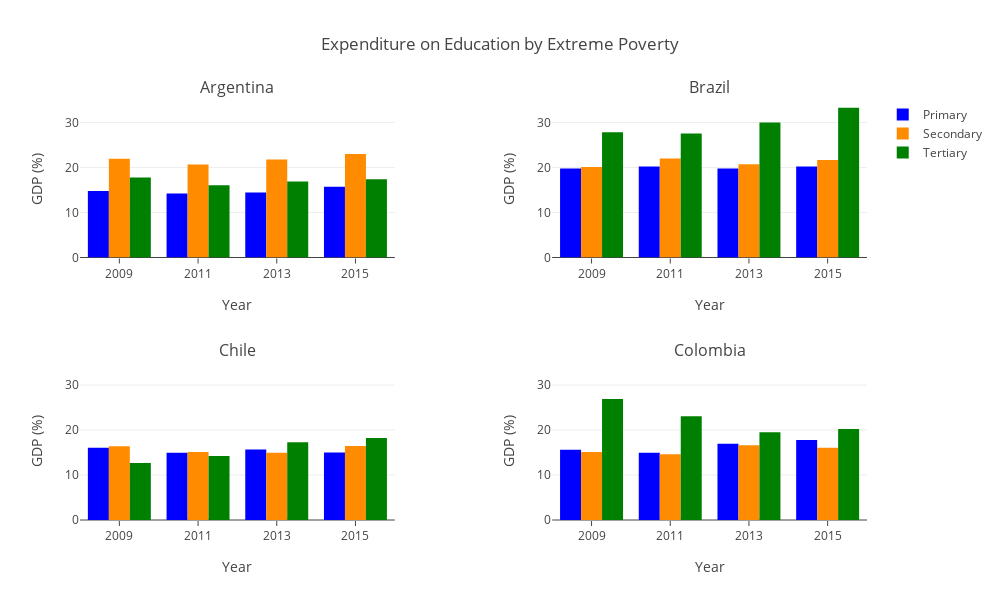

The notebook cell this image was saved under:
### Code cell
# fig = go.Figure(layout=go.Layout(xaxis=dict(showline=False)))

fig = tools.make_subplots(
        rows=2, 
        cols=2, 
        subplot_titles=[str(c) for c in education_by_country_selected['Country Name'].unique()],
        vertical_spacing=0.25,
        horizontal_spacing=0.20)

primary = []
secondary = []
tertiary = []

for country_name in education_by_country_selected['Country Name'].unique():
    
    edu_by_region = education_by_country_selected[education_by_country_selected['Country Name'] == country_name]
    
    
    trace1 = go.Bar(
        x=x_years,
        y=edu_by_region['Government expenditure per student, primary (% of GDP)'],
        name='Primary',
        showlegend=False,
        marker=go.bar.Marker(color='Blue'),
    )
    
    trace2 = go.Bar(
        x=x_years,
        y=edu_by_region['Government expenditure per student, secondary (% of GDP)'],
        name='Secondary',
        showlegend=False,
        marker=go.bar.Marker(color='darkorange'),
    )

    trace3 = go.Bar(
        x=x_years,
        y=edu_by_region['Government expenditure per student, tertiary (% of GDP)'],
        name='Tertiary',
        showlegend=False,
        marker=go.bar.Marker(color='Green'),

    )
    
    primary.append(trace1)
    secondary.append(trace2)
    tertiary.append(trace3)

for i in range(4):
    col = i % 2 + 1
    row = i // 2 + 1
    
    primary[0]['showlegend'] = True
    secondary[0]['showlegend'] = True
    tertiary[0]['showlegend'] = True
    
    if i < 4:
        fig.append_trace(primary[i], row, col)
        fig.append_trace(secondary[i], row, col)
        fig.append_trace(tertiary[i], row, col)
        
# for i in range(4):
#     fig['data'][2*i+1].update(yaxis='y{one}'.format(one=5+i)) 

fig['layout'].update(go.Layout(
                        title='Expenditure on Education by Extreme Poverty',
                        height=600,
                        width=1000,
    
                        xaxis1 = go.layout.XAxis(title='Year', tickmode='array', ticklen=5),
                        xaxis2 = go.layout.XAxis(title='Year', tickmode='array', ticklen=5),
                        xaxis3 = go.layout.XAxis(title='Year', tickmode='array', ticklen=5),
                        xaxis4 = go.layout.XAxis(title='Year', tickmode='array', ticklen=5),
                        
                        yaxis1 = go.layout.YAxis(title='GDP (%)', range=[0, 35]),
                        yaxis2 = go.layout.YAxis(title='GDP (%)', range=[0, 35]),
                        yaxis3 = go.layout.YAxis(title='GDP (%)', range=[0, 35]),
                        yaxis4 = go.layout.YAxis(title='GDP (%)', range=[0, 35]),
                        
#                         yaxis5 = go.layout.YAxis(title='GDP (%)', overlaying='y1', anchor='x1', side='right', showgrid=False, range=[0,8]),
#                         yaxis6 = go.layout.YAxis(title='GDP (%)', overlaying='y2', anchor='x2', side='right', showgrid=False, range=[0,8]),
#                         yaxis7 = go.layout.YAxis(title='GDP (%)', overlaying='y3', anchor='x3', side='right', showgrid=False, range=[0,8]),
#                         yaxis8 = go.layout.YAxis(title='GDP (%)', overlaying='y4', anchor='x4', side='right', showgrid=False, range=[0,8]),
                        
                        )
                    )

py(fig)

### Figure 1 — Plotly figure (JSON) as saved in the notebook; plotly's stock layout.template omitted (floating-point values rounded to 4 significant figures)
{"data": [{"marker": {"color": "Blue"}, "name": "Primary", "showlegend": true, "type": "bar", "uid": "1631d5da-d1ff-4bef-b8ba-70ff77ed832b", "x": ["2009", "2011", "2013", "2015"], "xaxis": "x", "y": [14.8, 14.24, 14.44, 15.71], "yaxis": "y"}, {"marker": {"color": "darkorange"}, "name": "Secondary", "showlegend": true, "type": "bar", "uid": "bfce091d-cddf-43d3-b9c8-56161c93466b", "x": ["2009", "2011", "2013", "2015"], "xaxis": "x", "y": [21.97, 20.68, 21.76, 23.01], "yaxis": "y"}, {"marker": {"color": "Green"}, "name": "Tertiary", "showlegend": true, "type": "bar", "uid": "7e63dcdd-e3dc-44d6-9afb-6b6ec817e459", "x": ["2009", "2011", "2013", "2015"], "xaxis": "x", "y": [17.79, 16.08, 16.9, 17.36], "yaxis": "y"}, {"marker": {"color": "Blue"}, "name": "Primary", "showlegend": false, "type": "bar", "uid": "13d8e8f0-bcd0-4354-8153-b56519b92e30", "x": ["2009", "2011", "2013", "2015"], "xaxis": "x2", "y": [19.76, 20.25, 19.8, 20.2], "yaxis": "y2"}, {"marker": {"color": "darkorange"}, "name": "Secondary", "showlegend": false, "type": "bar", "uid": "5daed600-543e-4145-a32a-3d6cde2c5878", "x": ["2009", "2011", "2013", "2015"], "xaxis": "x2", "y": [20.11, 21.98, 20.71, 21.68], "yaxis": "y2"}, {"marker": {"color": "Green"}, "name": "Tertiary", "showlegend": false, "type": "bar", "uid": "5f1ce0a8-ee79-47cd-9997-95e64716094b", "x": ["2009", "2011", "2013", "2015"], "xaxis": "x2", "y": [27.84, 27.58, 30.02, 33.28], "yaxis": "y2"}, {"marker": {"color": "Blue"}, "name": "Primary", "showlegend": false, "type": "bar", "uid": "5e5b0f65-b7d6-4ea0-bff5-f555a3683c1b", "x": ["2009", "2011", "2013", "2015"], "xaxis": "x3", "y": [16.07, 14.95, 15.69, 15.01], "yaxis": "y3"}, {"marker": {"color": "darkorange"}, "name": "Secondary", "showlegend": false, "type": "bar", "uid": "34ef13e5-04b0-4aa6-8c99-021a79bdabc6", "x": ["2009", "2011", "2013", "2015"], "xaxis": "x3", "y": [16.41, 15.09, 14.93, 16.44], "yaxis": "y3"}, {"marker": {"color": "Green"}, "name": "Tertiary", "showlegend": false, "type": "bar", "uid": "7d5718f6-05e9-4fe9-b61d-8a4c3e36cc6d", "x": ["2009", "2011", "2013", "2015"], "xaxis": "x3", "y": [12.68, 14.24, 17.26, 18.2], "yaxis": "y3"}, {"marker": {"color": "Blue"}, "name": "Primary", "showlegend": false, "type": "bar", "uid": "8658531d-8ab2-47b1-a0ed-c9ed9a0c8694", "x": ["2009", "2011", "2013", "2015"], "xaxis": "x4", "y": [15.63, 14.95, 16.97, 17.8], "yaxis": "y4"}, {"marker": {"color": "darkorange"}, "name": "Secondary", "showlegend": false, "type": "bar", "uid": "c6565359-d18e-4c89-9aac-a04e36146111", "x": ["2009", "2011", "2013", "2015"], "xaxis": "x4", "y": [15.12, 14.63, 16.6, 16.03], "yaxis": "y4"}, {"marker": {"color": "Green"}, "name": "Tertiary", "showlegend": false, "type": "bar", "uid": "7afda1f0-242f-4a6e-8370-7ae57d181f7c", "x": ["2009", "2011", "2013", "2015"], "xaxis": "x4", "y": [26.9, 23.06, 19.51, 20.23], "yaxis": "y4"}], "layout": {"annotations": [{"font": {"size": 16}, "showarrow": false, "text": "Argentina", "x": 0.2, "xanchor": "center", "xref": "paper", "y": 1, "yanchor": "bottom", "yref": "paper"}, {"font": {"size": 16}, "showarrow": false, "text": "Brazil", "x": 0.8, "xanchor": "center", "xref": "paper", "y": 1, "yanchor": "bottom", "yref": "paper"}, {"font": {"size": 16}, "showarrow": false, "text": "Chile", "x": 0.2, "xanchor": "center", "xref": "paper", "y": 0.375, "yanchor": "bottom", "yref": "paper"}, {"font": {"size": 16}, "showarrow": false, "text": "Colombia", "x": 0.8, "xanchor": "center", "xref": "paper", "y": 0.375, "yanchor": "bottom", "yref": "paper"}], "height": 600, "title": {"text": "Expenditure on Education by Extreme Poverty"}, "width": 1000, "xaxis": {"anchor": "y", "domain": [0, 0.4], "ticklen": 5, "tickmode": "array", "title": {"text": "Year"}}, "xaxis2": {"anchor": "y2", "domain": [0.6, 1], "ticklen": 5, "tickmode": "array", "title": {"text": "Year"}}, "xaxis3": {"anchor": "y3", "domain": [0, 0.4], "ticklen": 5, "tickmode": "array", "title": {"text": "Year"}}, "xaxis4": {"anchor": "y4", "domain": [0.6, 1], "ticklen": 5, "tickmode": "array", "title": {"text": "Year"}}, "yaxis": {"anchor": "x", "domain": [0.625, 1], "range": [0, 35], "title": {"text": "GDP (%)"}}, "yaxis2": {"anchor": "x2", "domain": [0.625, 1], "range": [0, 35], "title": {"text": "GDP (%)"}}, "yaxis3": {"anchor": "x3", "domain": [0, 0.375], "range": [0, 35], "title": {"text": "GDP (%)"}}, "yaxis4": {"anchor": "x4", "domain": [0, 0.375], "range": [0, 35], "title": {"text": "GDP (%)"}}}}
